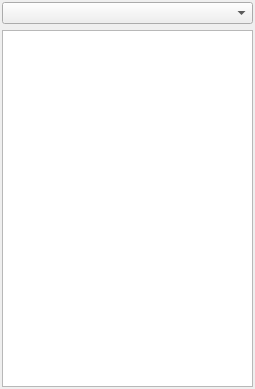
<?xml version="1.0" encoding="UTF-8"?>
<ui version="4.0">
 <class>LuaDockWidget</class>
 <widget class="QDockWidget" name="LuaDockWidget">
  <property name="geometry">
   <rect>
    <x>0</x>
    <y>0</y>
    <width>255</width>
    <height>389</height>
   </rect>
  </property>
  <property name="windowTitle">
   <string>Lua</string>
  </property>
  <widget class="QWidget" name="dockWidgetContents">
   <layout class="QGridLayout" name="gridLayout">
    <property name="leftMargin">
     <number>2</number>
    </property>
    <property name="topMargin">
     <number>2</number>
    </property>
    <property name="rightMargin">
     <number>2</number>
    </property>
    <property name="bottomMargin">
     <number>2</number>
    </property>
    <item row="0" column="0">
     <widget class="QComboBox" name="dirComboBox"/>
    </item>
    <item row="1" column="0">
     <widget class="QTreeView" name="treeView"/>
    </item>
   </layout>
  </widget>
 </widget>
 <resources/>
 <connections/>
</ui>
